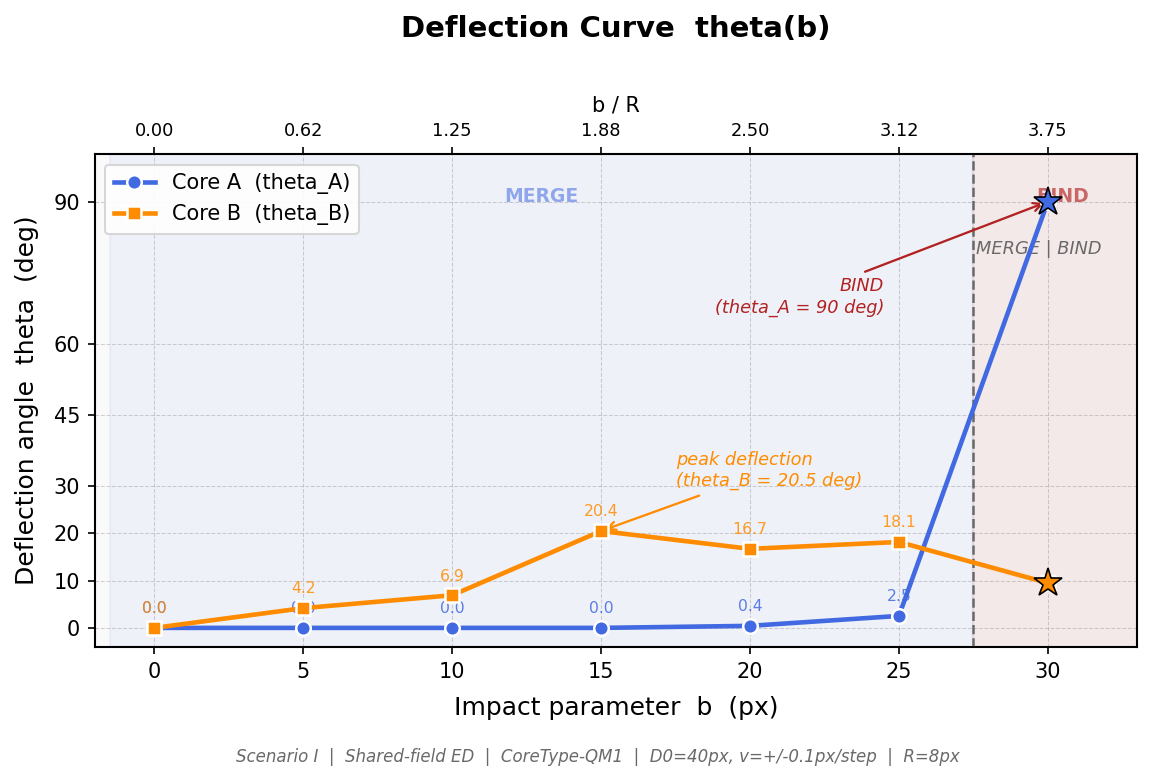

Write Python code to recreate this figure.
import numpy as np
import matplotlib
matplotlib.use('Agg')
import matplotlib.pyplot as plt

# ── Scenario I sweep data ─────────────────────────────────────────────────────
b_px    = np.array([  0,    5,   10,   15,   20,   25,   30 ], dtype=float)
b_over_R= np.array([0.00, 0.62, 1.25, 1.88, 2.50, 3.12, 3.75])
theta_A = np.array([0.00, 0.00, 0.00, 0.00, 0.43, 2.53, 90.00])
theta_B = np.array([0.00, 4.17, 6.89, 20.45, 16.69, 18.14, 9.48])
states  = ['MERGE','MERGE','MERGE','MERGE','MERGE','MERGE','BIND']

MERGE_mask = np.array([s == 'MERGE' for s in states])
BIND_mask  = ~MERGE_mask

# ── Figure ────────────────────────────────────────────────────────────────────
fig, ax = plt.subplots(figsize=(7.8, 5.2))
fig.patch.set_facecolor('white')
ax.set_facecolor('#fafafa')

# Lines
ax.plot(b_px, theta_A, '-o', color='royalblue',  lw=2.2, ms=7,
        mec='white', mew=1.2, label='Core A  (theta_A)', zorder=5)
ax.plot(b_px, theta_B, '-s', color='darkorange', lw=2.2, ms=7,
        mec='white', mew=1.2, label='Core B  (theta_B)', zorder=5)

# Mark BIND point distinctly
for th, col in [(theta_A[-1], 'royalblue'), (theta_B[-1], 'darkorange')]:
    ax.plot(b_px[-1], th, '*', color=col, ms=14,
            mec='black', mew=0.8, zorder=7)

# MERGE / BIND region shading
ax.axvspan(b_px[0]  - 1.5, 27.5, color='royalblue',  alpha=0.06, zorder=1)
ax.axvspan(27.5,             33,  color='firebrick',   alpha=0.08, zorder=1)

# Vertical boundary line
ax.axvline(x=27.5, color='dimgray', lw=1.2, ls='--', zorder=3)
ax.text(27.6, 82, 'MERGE | BIND', ha='left', va='top',
        fontsize=8.5, color='dimgray', style='italic')

# Annotate the b=30 BIND star
ax.annotate('BIND\n(theta_A = 90 deg)',
            xy=(30, 90), xytext=(24.5, 74),
            fontsize=8.5, color='firebrick', ha='right', va='top',
            style='italic',
            arrowprops=dict(arrowstyle='->', color='firebrick',
                            lw=1.1, mutation_scale=10))

# Annotate peak of theta_B at b=15
ax.annotate('peak deflection\n(theta_B = 20.5 deg)',
            xy=(15, 20.45), xytext=(17.5, 30),
            fontsize=8.5, color='darkorange', ha='left',
            style='italic',
            arrowprops=dict(arrowstyle='->', color='darkorange',
                            lw=1.1, mutation_scale=10))

# Data labels at each point
for bv, tA, tB in zip(b_px, theta_A, theta_B):
    if bv < 30:
        ax.text(bv, tA + 2.5, '%.1f' % tA, ha='center', va='bottom',
                fontsize=7.5, color='royalblue', alpha=0.85)
        ax.text(bv, tB + 2.5, '%.1f' % tB, ha='center', va='bottom',
                fontsize=7.5, color='darkorange', alpha=0.85)

# ── Axes ──────────────────────────────────────────────────────────────────────
ax.set_xlim(-2, 33)
ax.set_ylim(-4, 100)
ax.set_xticks(b_px)
ax.set_xticklabels(['%d' % int(b) for b in b_px], fontsize=10)
ax.set_yticks([0, 10, 20, 30, 45, 60, 90])
ax.set_yticklabels(['0', '10', '20', '30', '45', '60', '90'], fontsize=10)

ax.set_xlabel('Impact parameter  b  (px)', fontsize=12, labelpad=7)
ax.set_ylabel('Deflection angle  theta  (deg)', fontsize=12, labelpad=7)

# Secondary x-axis: b/R
ax2 = ax.twiny()
ax2.set_xlim(ax.get_xlim())
ax2.set_xticks(b_px)
ax2.set_xticklabels(['%.2f' % v for v in b_over_R], fontsize=8.5)
ax2.set_xlabel('b / R', fontsize=10, labelpad=5)

# Clean spines
ax.grid(True, ls='--', lw=0.5, alpha=0.35, color='gray')
for sp in ax.spines.values():
    sp.set_linewidth(1.0); sp.set_color('black')

ax.legend(fontsize=10, loc='upper left', framealpha=0.90,
          edgecolor='lightgray', handlelength=2.0)

# ── MERGE/BIND region text ────────────────────────────────────────────────────
ax.text(13, 93, 'MERGE', ha='center', va='top',
        fontsize=9, color='royalblue', fontweight='bold', alpha=0.55)
ax.text(30.5, 93, 'BIND', ha='center', va='top',
        fontsize=9, color='firebrick', fontweight='bold', alpha=0.65)

# ── Title & caption ───────────────────────────────────────────────────────────
ax.set_title('Deflection Curve  theta(b)', fontsize=14, fontweight='bold', pad=28)

fig.text(0.52, 0.005,
         'Scenario I  |  Shared-field ED  |  CoreType-QM1  |  '
         'D0=40px, v=+/-0.1px/step  |  R=8px',
         ha='center', va='bottom', fontsize=8, color='dimgray', style='italic')

fig.tight_layout(rect=[0, 0.03, 1, 1])
out = r'C:\Users\allen\OneDrive\Desktop\deflection_curve.png'
fig.savefig(out, dpi=150, bbox_inches='tight')
print('SUCCESS: saved to ' + out)
